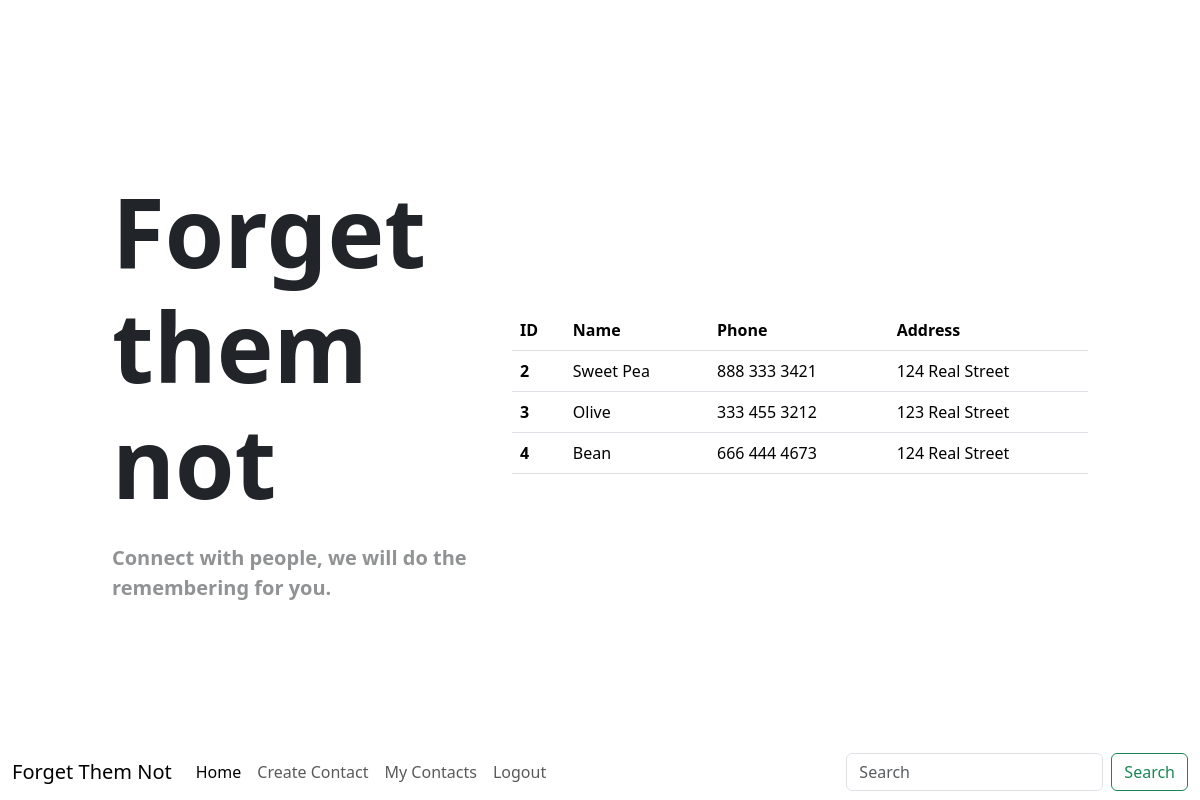
The app's page /my_contacts (signed in) with its own data.
### app/models.py (models this page shows, shortened)
class Contact(db.Model):
    id = db.Column(db.Integer, primary_key = True)
    first_name = db.Column(db.String(50), nullable = False)
    last_name = db.Column(db.String(50), nullable = False)
    phone = db.Column(db.String(15), nullable = False)
    address = db.Column(db.String(100), nullable = False)
    date_created = db.Column(db.DateTime, nullable = False, default = datetime.utcnow)
    user_id = db.Column(db.Integer, db.ForeignKey('user.id'), nullable = False)

### app/routes.py (the view)
@app.route('/my_contacts')
def my_contacts():
    contacts = db.session.execute(db.select(Contact).where(Contact.user_id == current_user.id)).scalars().all()
    return render_template('my_contacts.html', contacts = contacts)

### app/models.py (called while the page is built)
    @login.user_loader
    def load_user(user_id):
        return db.session.get(User, user_id)

### app/templates/my_contacts.html
{% extends 'base.html' %}
{% block content %}
<div class="col-6">
<table class="table">
  <thead>
    <tr>
      <th scope="col">ID</th>
      <th scope="col">Name</th>
      <th scope="col">Phone</th>
      <th scope="col">Address</th>
    </tr>
  </thead>
  <tbody>
    {% for contact in contacts %}
        <tr>
        <th scope="row">{{ contact.id }}</th>
        <td>{{ contact.first_name }}</td>
        <td>{{ contact.phone }}</td>
        <td>{{ contact.address }}</td>
        </tr>
    {% endfor %}
  </tbody>
</table>
</div>
{% endblock content %}

### records on screen
Contact: id "2", first_name "Sweet Pea", phone "888 333 3421", address "124 Real Street"
Contact: id "3", first_name "Olive", phone "333 455 3212", address "123 Real Street"
Contact: id "4", first_name "Bean", phone "666 444 4673", address "124 Real Street"
